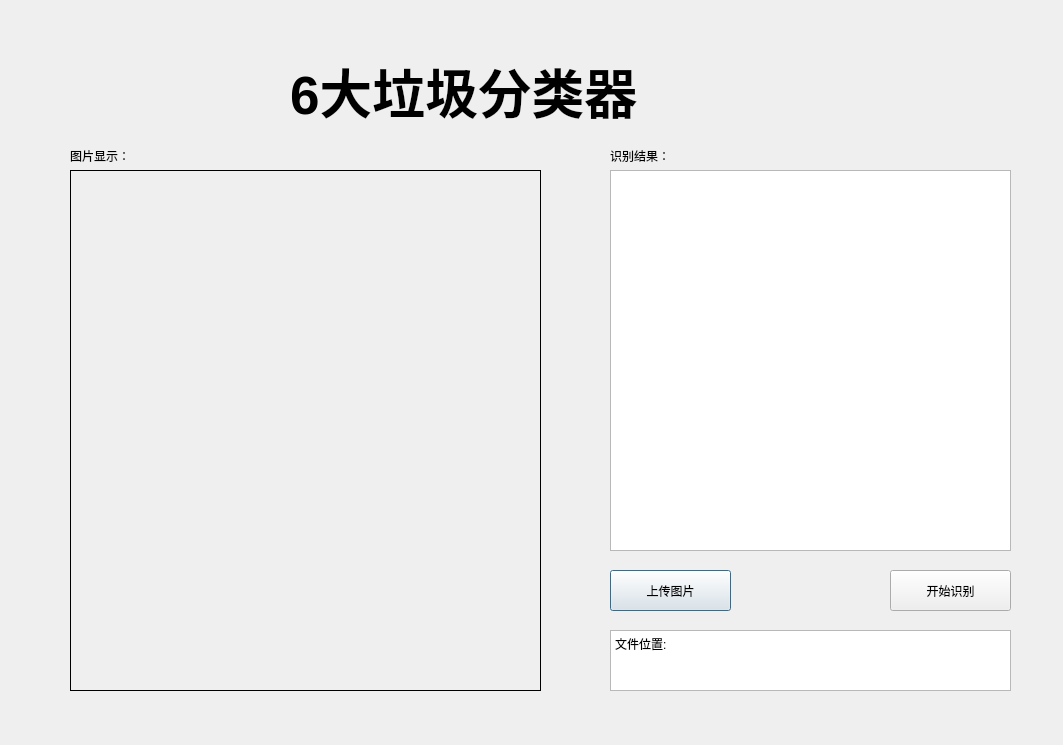
<?xml version="1.0" encoding="UTF-8"?>
<ui version="4.0">
 <class>Dialog</class>
 <widget class="QDialog" name="Dialog">
  <property name="geometry">
   <rect>
    <x>0</x>
    <y>0</y>
    <width>1063</width>
    <height>745</height>
   </rect>
  </property>
  <property name="windowTitle">
   <string>Dialog</string>
  </property>
  <widget class="QFrame" name="frame">
   <property name="geometry">
    <rect>
     <x>40</x>
     <y>130</y>
     <width>1031</width>
     <height>571</height>
    </rect>
   </property>
   <property name="frameShape">
    <enum>QFrame::NoFrame</enum>
   </property>
   <property name="frameShadow">
    <enum>QFrame::Raised</enum>
   </property>
   <widget class="QLabel" name="label_img">
    <property name="geometry">
     <rect>
      <x>30</x>
      <y>40</y>
      <width>471</width>
      <height>521</height>
     </rect>
    </property>
    <property name="frameShape">
     <enum>QFrame::Box</enum>
    </property>
    <property name="text">
     <string/>
    </property>
    <property name="textFormat">
     <enum>Qt::AutoText</enum>
    </property>
    <property name="scaledContents">
     <bool>false</bool>
    </property>
    <property name="wordWrap">
     <bool>false</bool>
    </property>
   </widget>
   <widget class="QPushButton" name="pushButton_load">
    <property name="geometry">
     <rect>
      <x>570</x>
      <y>440</y>
      <width>121</width>
      <height>41</height>
     </rect>
    </property>
    <property name="text">
     <string>上传图片</string>
    </property>
   </widget>
   <widget class="QPushButton" name="pushButton_shibie">
    <property name="geometry">
     <rect>
      <x>850</x>
      <y>440</y>
      <width>121</width>
      <height>41</height>
     </rect>
    </property>
    <property name="text">
     <string>开始识别</string>
    </property>
   </widget>
   <widget class="QLabel" name="label_2">
    <property name="geometry">
     <rect>
      <x>570</x>
      <y>0</y>
      <width>81</width>
      <height>51</height>
     </rect>
    </property>
    <property name="text">
     <string>识别结果：</string>
    </property>
   </widget>
   <widget class="QTextEdit" name="textEdit_3">
    <property name="geometry">
     <rect>
      <x>570</x>
      <y>40</y>
      <width>401</width>
      <height>381</height>
     </rect>
    </property>
    <property name="font">
     <font>
      <pointsize>10</pointsize>
     </font>
    </property>
    <property name="focusPolicy">
     <enum>Qt::NoFocus</enum>
    </property>
   </widget>
   <widget class="QLabel" name="label_3">
    <property name="geometry">
     <rect>
      <x>30</x>
      <y>0</y>
      <width>81</width>
      <height>51</height>
     </rect>
    </property>
    <property name="text">
     <string>图片显示：</string>
    </property>
   </widget>
   <widget class="QTextEdit" name="textEdit_2">
    <property name="geometry">
     <rect>
      <x>570</x>
      <y>500</y>
      <width>401</width>
      <height>61</height>
     </rect>
    </property>
    <property name="focusPolicy">
     <enum>Qt::NoFocus</enum>
    </property>
    <property name="html">
     <string>&lt;!DOCTYPE HTML PUBLIC &quot;-//W3C//DTD HTML 4.0//EN&quot; &quot;http://www.w3.org/TR/REC-html40/strict.dtd&quot;&gt;
&lt;html&gt;&lt;head&gt;&lt;meta name=&quot;qrichtext&quot; content=&quot;1&quot; /&gt;&lt;style type=&quot;text/css&quot;&gt;
p, li { white-space: pre-wrap; }
&lt;/style&gt;&lt;/head&gt;&lt;body style=&quot; font-family:'SimSun'; font-size:9pt; font-weight:400; font-style:normal;&quot;&gt;
&lt;p style=&quot; margin-top:0px; margin-bottom:0px; margin-left:0px; margin-right:0px; -qt-block-indent:0; text-indent:0px;&quot;&gt;文件位置:&lt;/p&gt;&lt;/body&gt;&lt;/html&gt;</string>
    </property>
   </widget>
  </widget>
  <widget class="QLabel" name="label">
   <property name="geometry">
    <rect>
     <x>290</x>
     <y>40</y>
     <width>621</width>
     <height>101</height>
    </rect>
   </property>
   <property name="font">
    <font>
     <pointsize>40</pointsize>
     <weight>75</weight>
     <bold>true</bold>
    </font>
   </property>
   <property name="text">
    <string>6大垃圾分类器</string>
   </property>
  </widget>
 </widget>
 <resources/>
 <connections>
  <connection>
   <sender>pushButton_load</sender>
   <signal>clicked()</signal>
   <receiver>Dialog</receiver>
   <slot>load_image()</slot>
   <hints>
    <hint type="sourcelabel">
     <x>210</x>
     <y>590</y>
    </hint>
    <hint type="destinationlabel">
     <x>463</x>
     <y>362</y>
    </hint>
   </hints>
  </connection>
  <connection>
   <sender>pushButton_shibie</sender>
   <signal>clicked()</signal>
   <receiver>Dialog</receiver>
   <slot>shibie()</slot>
   <hints>
    <hint type="sourcelabel">
     <x>390</x>
     <y>590</y>
    </hint>
    <hint type="destinationlabel">
     <x>463</x>
     <y>362</y>
    </hint>
   </hints>
  </connection>
 </connections>
 <slots>
  <slot>load_image()</slot>
  <slot>shibie()</slot>
 </slots>
</ui>
